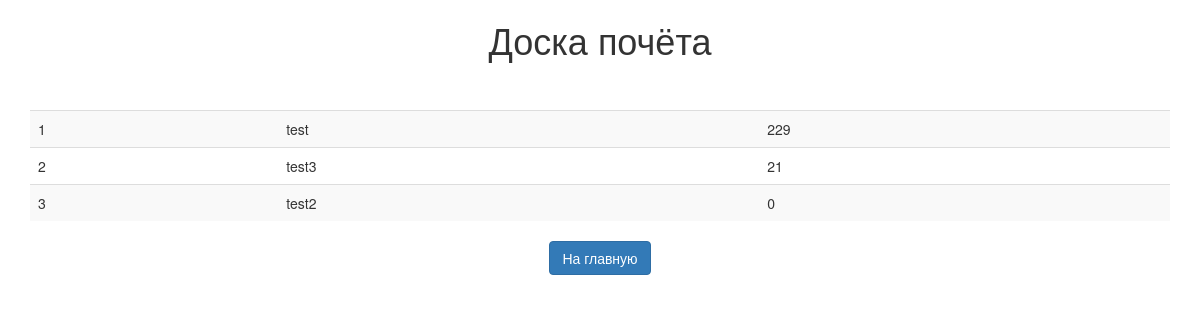
Before: /score_board with the older database file.
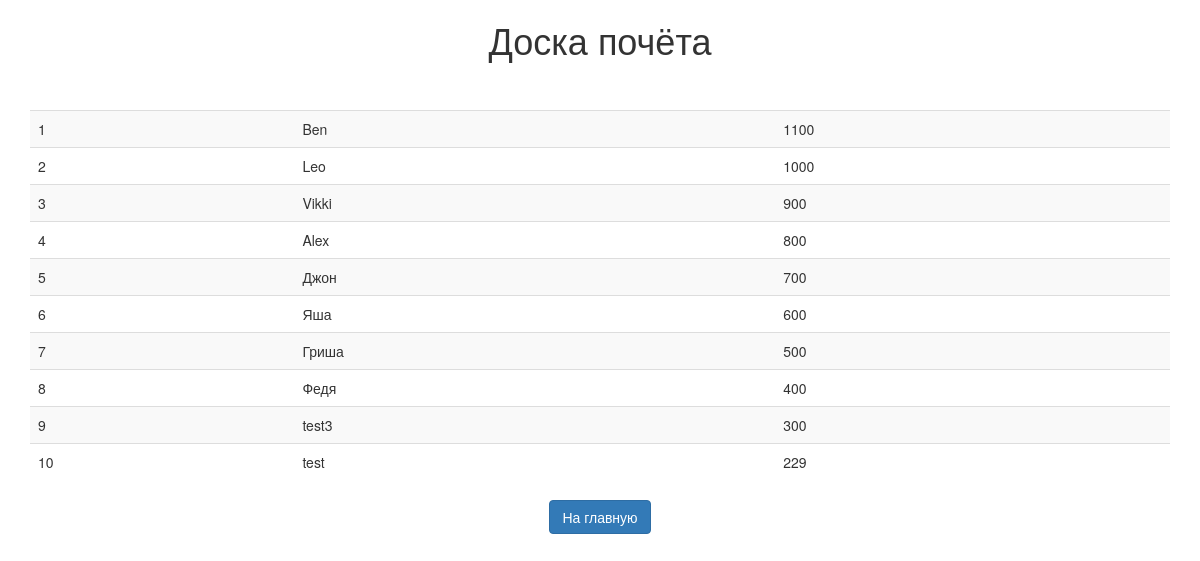
After: the same page with the newer database file.
### tables this page shows
CREATE TABLE "users" (
	"id"	INTEGER,
	"name"	TEXT NOT NULL,
	"email"	TEXT NOT NULL,
	"password"	TEXT NOT NULL,
	"scores"	INTEGER NOT NULL,
	PRIMARY KEY("id" AUTOINCREMENT)
);

### app.py (the view)
@app.route('/score_board')
def score_board():
    return render_template('top_ten.html', top_ten = bf.get_top())

### db_function.py (called while the page is built)
def sql_request(sql_req, var={}):
    with sqlite3.connect('db.db') as conn:
        c = conn.cursor()
        c.execute(sql_req, var)
        result = c.fetchall()
        c.close()
        conn.commit()
    return result

def get_top():
    return sql_request("""SELECT name, scores
                          FROM users
                          ORDER BY scores DESC LIMIT 10""")

### templates/top_ten.html
    {% extends "base.html" %}
    {% block content %}
    <center><h1>Доска почёта</h1></center>
    <br>
    <br>
    <table class="table table-striped">
        {% for user in top_ten %}
        <tr>
            <td>{{ loop.index }}</td>
            <td>{{ user[0] }}</td>
            <td>{{ user[1] }}</td>
        </tr>
        {% endfor %}
    </table>
        <div class="text-center">
            <a class="btn btn-primary" href="{{ url_for('index') }}">На главную</a>
        </div>
    {% endblock %}

### templates/base.html (shortened to what this page needs)
<!DOCTYPE html>
<html lang="en">
  <head>
    <link href="static/css/bootstrap.css" rel="stylesheet">
</head>
    <body>
        <div class="container">
            {% block content %}
            {% endblock %}
         </div>
    </body>
</html>

Changed rows visible on the page:
no longer on this page (row edited): users: name "test2", scores "0"
added users: name "Ben", scores "1100"
added users: name "Leo", scores "1000"
added users: name "Vikki", scores "900"
added users: name "Alex", scores "800"
added users: name "Джон", scores "700"
added users: name "Яша", scores "600"
added users: name "Гриша", scores "500"
added users: name "Федя", scores "400"
changed users "test3": scores "21" → "300"; moves up the list
